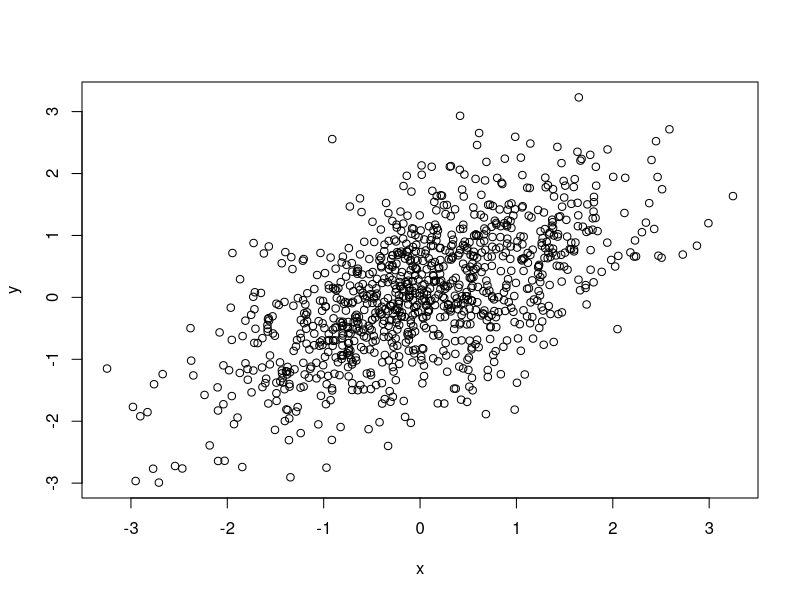

Generate this figure with R:
rcorr <- function(x, r){ 
  if (FALSE) {    
    x <- rnorm(100)   
    y <- rcorr(x=x, r=.5)  
    cor(x,y) 
    y <- rcorr(x=x, r=1)  
    cor(x,y)  } 
  r*x + rnorm(length(x), mean=0, sd=sqrt(1 - r**2)) 
  } 
x <- rnorm(1000) 
y <- rcorr(x, r=0.6) 
cor(x, y)
plot(x, y)



exact_corr = function (x,rho) {   
  theta = acos(rho) 
  x2 = rnorm(length(x),2,0.5) 
  X = cbind(x,x2) 
  Xctr  <- scale(X, center=TRUE, scale=FALSE) 
  Id   <- diag(length(x))  
  Q    <- qr.Q(qr(Xctr[ , 1, drop=FALSE]))    
  P    <- tcrossprod(Q)        
  # = Q Q' 
  x2o  <- (Id-P) %*% Xctr[ , 2]       
  Xc2  <- cbind(Xctr[ , 1], x2o)      
  Y    <- Xc2 %*% diag(1/sqrt(colSums(Xc2^2)))  
  Y    <- Xc2 %*% diag(1/sqrt(colSums(Xc2^2)))  
  x <- Y[ , 2] + (1 / tan(theta)) * Y[ , 1]      
  return(x) } 

x=rnorm(500) 
y = exact_corr(x,0.5) 
cor(x,y)